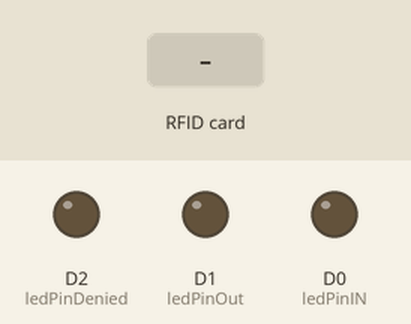
Simulated run of this sketch. Board: ESP8266 (NodeMCU). Shown: output pins drawn as LEDs (lit = HIGH). The inputs (shaded band) are chosen by the test bench. WiFi joins after 1.5 s; servers stay silent unless stated; uploads are accepted with an empty reply; what the sketch prints to the serial monitor is not drawn.

Above: at 2.7 s.
2.8 s: RFID card 30 07 67 57 held to the reader
At 3.6 s:
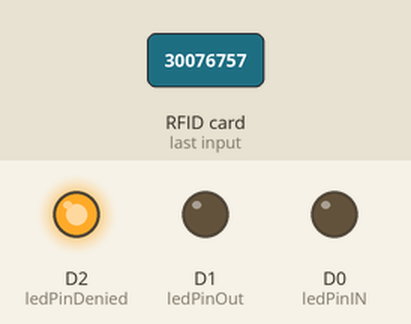
5.3 s: RFID card AB B3 FA 0A held to the reader
At 7.3 s:
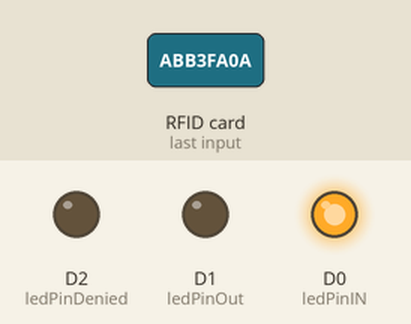
8.3 s: RFID card 5E 7A 19 C4 held to the reader
At 10.6 s:
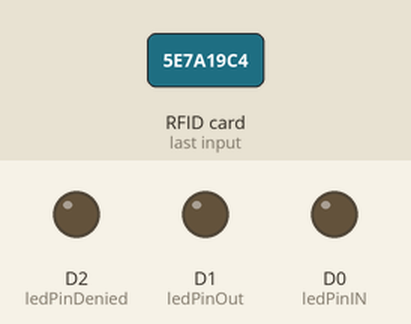
Timing chart, 0 to 12.1 s (numbered marks = the images above; inputs shaded):
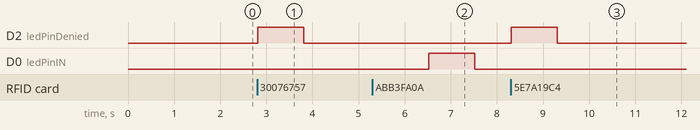

The sketch:

RFID_Access.ino
```cpp
#define SS_PIN D4
#define RST_PIN D3
int ledPinIN = D0;
int ledPinDenied = D2;
int ledPinOut = D1;

#include <SPI.h>
#include <MFRC522.h>
#include <ESP8266WiFi.h>
#include <ESP8266WebServer.h>
#include <ESP8266mDNS.h>
#include <ArduinoJson.h>
#include <ESP8266HTTPClient.h>
#include <FirebaseArduino.h>


#define FIREBASE_HOST " "
#define FIREBASE_AUTH " "

MFRC522 mfrc522(SS_PIN, RST_PIN);   // Create MFRC522 instance.
int statuss = 0;
int out = 0;

const char *wifiName = "D03CDialog1-7003";
const char *wifiPass = "30076757";

void setup()
{
  pinMode(ledPinIN, OUTPUT);
  pinMode(ledPinDenied, OUTPUT);
  pinMode(ledPinOut, OUTPUT);
  Serial.begin(9600);   // Initiate a serial communication
  SPI.begin();      // Initiate  SPI bus
  mfrc522.PCD_Init();   // Initiate MFRC522

  WiFi.begin(wifiName, wifiPass); //Connect to WiFi
  while (WiFi.status() != WL_CONNECTED)
  {
    delay(500);
    Serial.print("#");
  }
  Serial.println("");
  Serial.println("WiFi connected");
  Serial.println("IP address: ");
  Serial.println(WiFi.localIP());

}
void loop()
{

  String webPage;
  // Look for new cards
  if ( ! mfrc522.PICC_IsNewCardPresent())
  {
    return;
  }
  // Select one of the cards
  if ( ! mfrc522.PICC_ReadCardSerial())
  {
    return;
  }
  //Show UID on serial monitor
  Serial.println();
  Serial.print("UID tag :");
  String content = " ";
  byte letter;
  for (byte i = 0; i < mfrc522.uid.size; i++)
  {
    Serial.print(mfrc522.uid.uidByte[i] < 0x10 ? "0" : "");
    Serial.print(mfrc522.uid.uidByte[i], HEX);
    content.concat(String(mfrc522.uid.uidByte[i] < 0x10 ? "0" : ""));
    content.concat(String(mfrc522.uid.uidByte[i], HEX));
  }
  content.toUpperCase();
  Serial.println();
  if (content.substring(1) == ("ABB3FA0A")) //change UID of the card that you want to give access
  {
    String webPage;
    StaticJsonBuffer<750> jsonBuffer;
    JsonObject &root = jsonBuffer.createObject();
    root["rfid"] = content.substring(1);          //Put RFID tag value
    root["inOrOut"] = "IN";                       //Put In and Out Values
    root.printTo(webPage);                        //Store JSON in String variable
    Serial.print(webPage);

    HTTPClient http;    //Declare object of class HTTPClient

    //Post Data
    String postData;
    postData = webPage;
    http.begin(" ");                 //Specify request destination
    http.addHeader("Content-Type", "application/json");    //Specify content-type header
    int httpCode = http.POST(postData);   //Send the request
    String payload = http.getString();    //Get the response payload

    Serial.println(httpCode);   //Print HTTP return code
    Serial.println(payload);    //Print request response payload

    http.end();   //Close connection

    delay(1000);  //Post Data at every 3 seconds

    digitalWrite(ledPinIN, HIGH);
    delay(1000);
    digitalWrite(ledPinIN, LOW);
    Serial.println(" Access Granted ");
    Serial.println(" Welcome Mr.Circuit ");
    Serial.println();
    //statuss = 1;
  }

  else {
    Serial.println(" Access Denied ");
    digitalWrite(ledPinDenied, HIGH);
    delay(1000);
    digitalWrite(ledPinDenied, LOW);
  }
}
```

Measured:
- after the input at 2.8 s, D2 (ledPinDenied): LOW → HIGH at once, → LOW 1.0 s later
- after the input at 5.3 s, D0 (ledPinIN): LOW → HIGH after 1.2 s, → LOW 1.0 s later
- after the input at 8.3 s, D2 (ledPinDenied): LOW → HIGH at once, → LOW 1.0 s later
